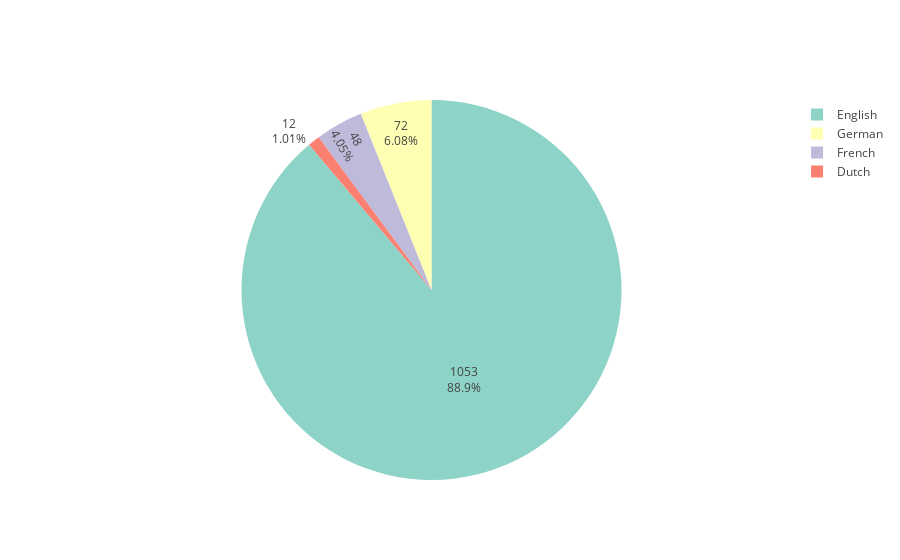

Notebook source saved alongside this figure:
### Code cell
languages = general["What interface language do you use MB in?"]
language_sums = pd.value_counts(languages.values)


plot = go.Pie(
    labels=list(language_sums.index),
    values=language_sums.values,
    text=language_sums.values,
    marker=dict(
        colors=cl.scales["5"]["qual"]["Set3"]
    )
)

iplot([plot])

### Figure 1 — Plotly figure (JSON) as saved in the notebook; plotly's stock layout.template omitted (floating-point values rounded to 4 significant figures)
{"data": [{"labels": ["English", "German", "French", "Dutch"], "marker": {"colors": ["rgb(141,211,199)", "rgb(255,255,179)", "rgb(190,186,218)", "rgb(251,128,114)", "rgb(128,177,211)"]}, "text": [1053, 72, 48, 12], "type": "pie", "values": [1053, 72, 48, 12]}], "layout": {}}
